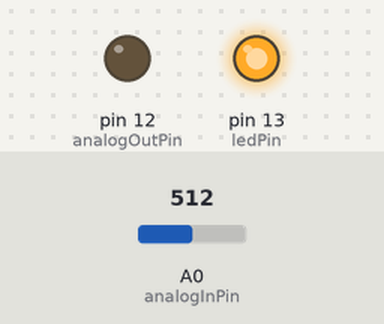
This sketch was run on a simulated Arduino Uno, built with avr-gcc and run on an emulated ATmega328P. Parts: output pins drawn as LEDs (lit = HIGH). The inputs (shaded band) are chosen by the test bench; at power-on: A0 (analogInPin) = 512. What the sketch prints to the serial monitor is not drawn.

Above: at 1.2 s.
1.3 s: A0 (analogInPin) set to 531
At 1.8 s:
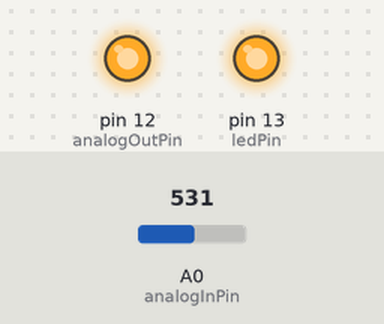
2.8 s: A0 (analogInPin) set to 511
At 4.0 s:
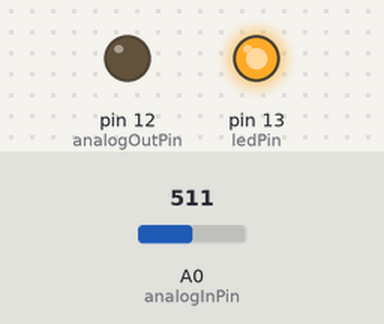
4.3 s: A0 (analogInPin) set to 716
At 5.2 s:
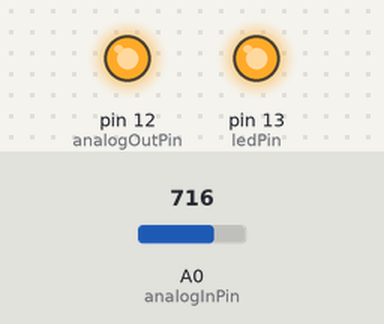
Timing chart, 0 to 7.3 s (numbered marks = the images above; inputs shaded):
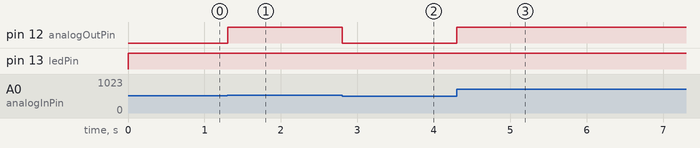

The sketch:

HC-SR501_PIR_Motion_Sensor_Module.ino
```cpp
//Center pin of for signal.
//Zener diod for 5 v.
const int analogInPin = A0;
const int analogOutPin = 12;
const int ledPin =  LED_BUILTIN;

int sensorValue = 0;
int outputValue = 0;
unsigned long previousMillis = 0;
unsigned long time1 = 0;
bool stat = false;

const long interval = 10001;

void setup() {
  Serial.begin(9600);
  pinMode(ledPin, OUTPUT);
}

void loop() {
  sensorValue = analogRead(analogInPin);
  outputValue = map(sensorValue, 0, 1023, 0, 255);
  analogWrite(analogOutPin, outputValue);
  if (outputValue >= 100) {
    digitalWrite(ledPin, HIGH);
    previousMillis = millis();
    stat = true;
  }
  if (millis() - previousMillis >= interval) {
    digitalWrite(ledPin, LOW);
    stat = false;
  }
  if (stat) {
    time1 = millis() - previousMillis;
    Serial.println(map(time1, 0, 20000, 0, 20));
  }
  /*
  Serial.print(previousMillis);
  Serial.print("Sensoe = ");
  Serial.print(sensorValue);
  Serial.print("\t output = ");
  Serial.println(outputValue);
  delay(200);*/
}
```

Measured:
- the behaviour switches between 513 and 514 on A0 (analogInPin) (found by bisection; images 0 and 1)
- after the input at 1.3 s, pin 12 (analogOutPin): LOW → HIGH at once
- after the input at 2.8 s, pin 12 (analogOutPin): HIGH → LOW at once
- after the input at 4.3 s, pin 12 (analogOutPin): LOW → HIGH at once
